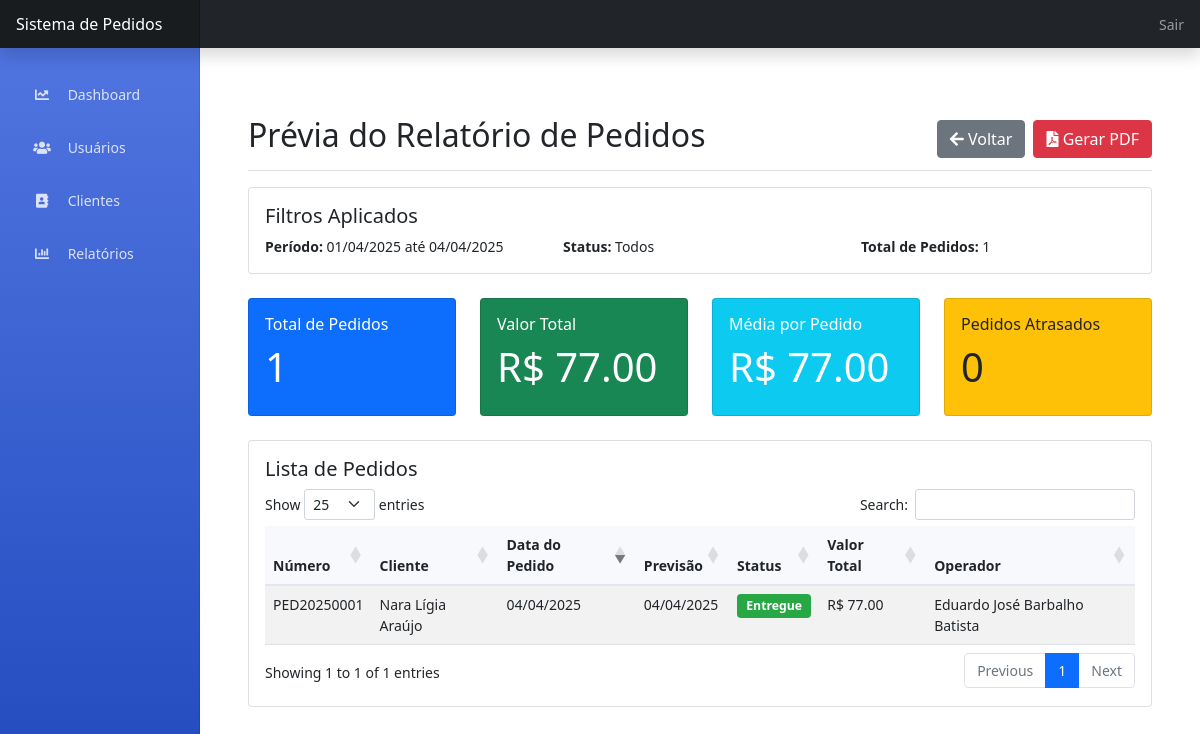
/admin/relatorios/pedidos/visualizar (signed in), run on the app's committed database.
### app.py (models this page shows, shortened)
class Pedido(db.Model):
    id = db.Column(db.Integer, primary_key=True)
    numero = db.Column(db.String(20), unique=True, nullable=False)
    cliente_id = db.Column(db.Integer, db.ForeignKey('cliente.id'), nullable=False)
    data_pedido = db.Column(db.DateTime, nullable=False, default=datetime.utcnow)
    data_previsao_entrega = db.Column(db.DateTime)
    status = db.Column(db.String(20), default='Em Aberto')  # Em Aberto, Em Produção, Entregue, Cancelado
    valor_total = db.Column(db.Float, nullable=False, default=0)
    usuario_id = db.Column(db.Integer, db.ForeignKey('usuario.id'), nullable=False)
    observacoes = db.Column(db.Text)
    itens = db.relationship('ItemPedido', backref='pedido', lazy=True, cascade='all, delete-orphan')

class Cliente(db.Model):
    id = db.Column(db.Integer, primary_key=True)
    nome = db.Column(db.String(100), nullable=False)
    email = db.Column(db.String(120))
    telefone = db.Column(db.String(20))
    endereco = db.Column(db.Text)
    pedidos = db.relationship('Pedido', backref='cliente', lazy=True)

class Usuario(UserMixin, db.Model):
    id = db.Column(db.Integer, primary_key=True)
    nome = db.Column(db.String(100), nullable=False)
    email = db.Column(db.String(120), unique=True, nullable=False)
    senha = db.Column(db.String(200), nullable=False)
    tipo = db.Column(db.String(20), nullable=False)  # 'admin' ou 'operacional'
    ativo = db.Column(db.Boolean, default=True)
    pedidos = db.relationship('Pedido', backref='usuario', lazy=True)

### app.py (the view)
@app.route('/admin/relatorios/pedidos/visualizar')
@login_required
def admin_visualizar_relatorio_pedidos():
    if current_user.tipo != 'admin':
        flash('Acesso não autorizado!', 'danger')
        return redirect(url_for('index'))
    data_inicio = request.args.get('data_inicio')
    data_fim = request.args.get('data_fim')
    status = request.args.get('status')
    try:
        data_inicio = datetime.strptime(data_inicio, '%Y-%m-%d') if data_inicio else datetime.now().replace(day=1)
        data_fim = datetime.strptime(data_fim, '%Y-%m-%d') if data_fim else datetime.now()
    except ValueError:
        flash('Formato de data inválido!', 'danger')
        return redirect(url_for('admin_relatorios'))
    query = Pedido.query.filter(Pedido.data_pedido.between(data_inicio, data_fim))
    if status:
        query = query.filter_by(status=status)
    pedidos = query.order_by(Pedido.data_pedido.desc()).all()
    valor_total = sum(pedido.valor_total for pedido in pedidos)
    valor_medio = valor_total / len(pedidos) if pedidos else 0
    hoje = datetime.now()
    pedidos_atrasados = sum(1 for p in pedidos if p.data_previsao_entrega and p.data_previsao_entrega < hoje and p.status in ['Em Aberto', 'Em Produção'])
    return render_template('admin/visualizar_relatorio_pedidos.html',
                         pedidos=pedidos,
                         data_inicio=data_inicio.strftime('%Y-%m-%d'),
                         data_fim=data_fim.strftime('%Y-%m-%d'),
                         data_inicio_formatada=data_inicio.strftime('%d/%m/%Y'),
                         data_fim_formatada=data_fim.strftime('%d/%m/%Y'),
                         status=status,
                         valor_total=valor_total,
                         valor_medio=valor_medio,
                         pedidos_atrasados=pedidos_atrasados)

### app.py (called while the page is built)
@login_manager.user_loader
def load_user(user_id):
    return Usuario.query.get(int(user_id))

### templates/admin/visualizar_relatorio_pedidos.html (shortened to what this page needs)
{% extends "base.html" %}
{% block content %}
<div class="container-fluid">
    <div class="d-flex justify-content-between flex-wrap flex-md-nowrap align-items-center pt-3 pb-2 mb-3 border-bottom">
        <h1 class="h2">Prévia do Relatório de Pedidos</h1>
        <div class="btn-toolbar mb-2 mb-md-0">
            <a href="{{ url_for('admin_relatorios') }}" class="btn btn-secondary me-2">
                <i class="fas fa-arrow-left"></i> Voltar
            </a>
            <a href="{{ url_for('admin_relatorio_pedidos', data_inicio=data_inicio, data_fim=data_fim, status=status) }}"
               class="btn btn-danger" target="_blank">
                <i class="fas fa-file-pdf"></i> Gerar PDF
            </a>
        </div>
    </div>
    <div class="card mb-4">
        <div class="card-body">
            <h5 class="card-title">Filtros Aplicados</h5>
            <div class="row">
                <div class="col-md-4">
                    <strong>Período:</strong> {{ data_inicio_formatada }} até {{ data_fim_formatada }}
                </div>
                <div class="col-md-4">
                    <strong>Status:</strong> {{ status if status else 'Todos' }}
                </div>
                <div class="col-md-4">
                    <strong>Total de Pedidos:</strong> {{ pedidos|length }}
                </div>
            </div>
        </div>
    </div>
    <div class="row mb-4">
        <div class="col-md-3">
            <div class="card bg-primary text-white">
                <div class="card-body">
                    <h6 class="card-title">Total de Pedidos</h6>
                    <h2 class="display-6">{{ pedidos|length }}</h2>
                </div>
            </div>
        </div>
        <div class="col-md-3">
            <div class="card bg-success text-white">
                <div class="card-body">
                    <h6 class="card-title">Valor Total</h6>
                    <h2 class="display-6">R$ {{ "%.2f"|format(valor_total) }}</h2>
                </div>
            </div>
        </div>
        <div class="col-md-3">
            <div class="card bg-info text-white">
                <div class="card-body">
                    <h6 class="card-title">Média por Pedido</h6>
                    <h2 class="display-6">R$ {{ "%.2f"|format(valor_medio) }}</h2>
                </div>
            </div>
        </div>
        <div class="col-md-3">
            <div class="card bg-warning text-dark">
                <div class="card-body">
                    <h6 class="card-title">Pedidos Atrasados</h6>
                    <h2 class="display-6">{{ pedidos_atrasados }}</h2>
                </div>
            </div>
        </div>
    </div>
    <div class="card">
        <div class="card-body">
            <h5 class="card-title">Lista de Pedidos</h5>
            <div class="table-responsive">
                <table class="table table-striped" id="tabelaPedidos">
                    <thead>
                        <tr>
                            <th>Número</th>
                            <th>Cliente</th>
                            <th>Data do Pedido</th>
                            <th>Previsão</th>
                            <th>Status</th>
                            <th>Valor Total</th>
                            <th>Operador</th>
                        </tr>
                    </thead>
                    <tbody>
                        {% for pedido in pedidos %}
                        <tr>
                            <td>{{ pedido.numero }}</td>
                            <td>{{ pedido.cliente.nome }}</td>
                            <td>{{ pedido.data_pedido.strftime('%d/%m/%Y') }}</td>
                            <td>
                                {% if pedido.data_previsao_entrega %}
                                    {{ pedido.data_previsao_entrega.strftime('%d/%m/%Y') }}
                                {% else %}
                                    -
                                {% endif %}
                            </td>
                            <td>
                                <span class="badge bg-{{ pedido.status|lower|replace(' ', '-') }}">
                                    {{ pedido.status }}
                                </span>
                            </td>
                            <td>R$ {{ "%.2f"|format(pedido.valor_total) }}</td>
                            <td>{{ pedido.usuario.nome }}</td>
                        </tr>
                        {% endfor %}
                    </tbody>
                </table>
            </div>
        </div>
    </div>
</div>
{% endblock %}

### templates/base.html (style rules this page uses)
body { font-size: .875rem; }
.container-fluid { padding-top: 1.5rem; }
.d-flex.justify-content-between { margin-top: 20px; margin-bottom: 30px; padding: 15px 0; }
.badge { padding: 0.5em 0.75em; border-radius: 0.25rem; font-size: 0.875em; }
.bg-entregue { background-color: #28a745 !important; color: #fff !important; }
.table th { background-color: #f8f9fc; border-bottom: 2px solid #e3e6f0; }

### data on the page
Pedido: numero "PED20250001", cliente.nome "Nara Lígia Araújo", data_pedido "04/04/2025", data_previsao_entrega "04/04/2025", status "Entregue", valor_total "77.00", usuario.nome "Eduardo José Barbalho Batista"

### other printed values
{{ data_inicio_formatada }} "01/04/2025"
{{ data_fim_formatada }} "04/04/2025"
{{ status if status else 'Todos' }} "Todos"
{{ pedidos|length }} "1"
{{ "%.2f"|format(valor_total) }} "77.00"
{{ "%.2f"|format(valor_medio) }} "77.00"
{{ pedidos_atrasados }} "0"
